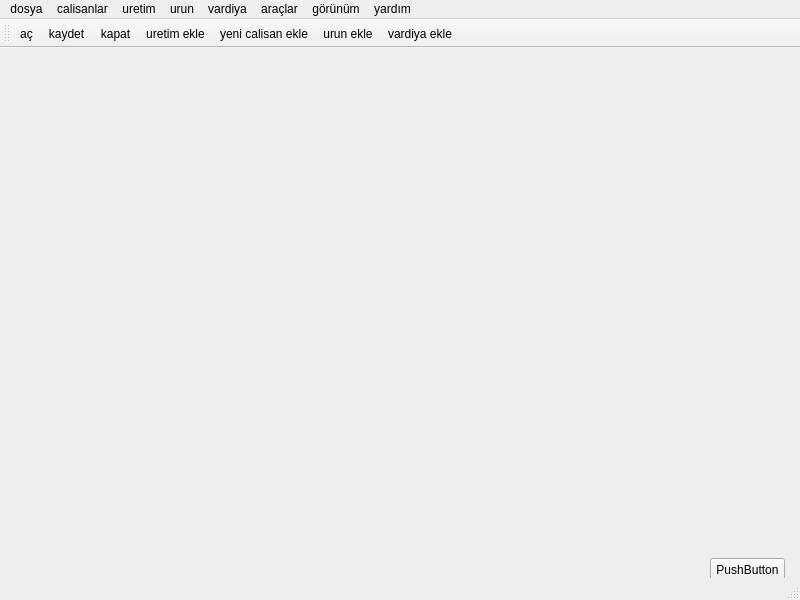
<?xml version="1.0" encoding="UTF-8"?>
<ui version="4.0">
 <class>MainWindow</class>
 <widget class="QMainWindow" name="MainWindow">
  <property name="enabled">
   <bool>true</bool>
  </property>
  <property name="geometry">
   <rect>
    <x>0</x>
    <y>0</y>
    <width>800</width>
    <height>600</height>
   </rect>
  </property>
  <property name="minimumSize">
   <size>
    <width>800</width>
    <height>600</height>
   </size>
  </property>
  <property name="maximumSize">
   <size>
    <width>1920</width>
    <height>1024</height>
   </size>
  </property>
  <property name="windowTitle">
   <string>Fabrika Otomasyonu v0.02.0</string>
  </property>
  <widget class="QWidget" name="centralwidget">
   <widget class="QPushButton" name="pushButton">
    <property name="geometry">
     <rect>
      <x>710</x>
      <y>510</y>
      <width>75</width>
      <height>23</height>
     </rect>
    </property>
    <property name="text">
     <string>PushButton</string>
    </property>
   </widget>
  </widget>
  <widget class="QMenuBar" name="menubar">
   <property name="geometry">
    <rect>
     <x>0</x>
     <y>0</y>
     <width>800</width>
     <height>21</height>
    </rect>
   </property>
   <widget class="QMenu" name="menudosya">
    <property name="title">
     <string>dosya</string>
    </property>
    <addaction name="actiona"/>
    <addaction name="actionkaydet"/>
    <addaction name="actionfarkl_kaydet"/>
    <addaction name="actionkapat"/>
   </widget>
   <widget class="QMenu" name="menucalisanlar">
    <property name="title">
     <string>calisanlar</string>
    </property>
    <addaction name="actioncalisanlar"/>
    <addaction name="actionyeni_calisan_ekle"/>
    <addaction name="actioncal_san_sil"/>
   </widget>
   <widget class="QMenu" name="menuuretim">
    <property name="title">
     <string>uretim</string>
    </property>
    <addaction name="actionuretim_Bilgileri"/>
    <addaction name="actionuretim_ekle"/>
   </widget>
   <widget class="QMenu" name="menuurun">
    <property name="title">
     <string>urun</string>
    </property>
    <addaction name="actionurun_ekle"/>
   </widget>
   <widget class="QMenu" name="menuvardiya">
    <property name="title">
     <string>vardiya</string>
    </property>
    <addaction name="actionvardiya_ekle"/>
   </widget>
   <widget class="QMenu" name="menuara_lar">
    <property name="title">
     <string>araçlar</string>
    </property>
   </widget>
   <widget class="QMenu" name="menuyard_m">
    <property name="title">
     <string>yardım</string>
    </property>
   </widget>
   <widget class="QMenu" name="menug_r_n_m">
    <property name="title">
     <string>görünüm</string>
    </property>
    <addaction name="actionarac_cubu_u"/>
   </widget>
   <addaction name="menudosya"/>
   <addaction name="menucalisanlar"/>
   <addaction name="menuuretim"/>
   <addaction name="menuurun"/>
   <addaction name="menuvardiya"/>
   <addaction name="menuara_lar"/>
   <addaction name="menug_r_n_m"/>
   <addaction name="menuyard_m"/>
  </widget>
  <widget class="QStatusBar" name="statusbar"/>
  <widget class="QToolBar" name="toolBar">
   <property name="windowTitle">
    <string>toolBar</string>
   </property>
   <attribute name="toolBarArea">
    <enum>TopToolBarArea</enum>
   </attribute>
   <attribute name="toolBarBreak">
    <bool>false</bool>
   </attribute>
   <addaction name="actiona"/>
   <addaction name="actionkaydet"/>
   <addaction name="actionkapat"/>
   <addaction name="actionuretim_ekle"/>
   <addaction name="actionyeni_calisan_ekle"/>
   <addaction name="actionurun_ekle"/>
   <addaction name="actionvardiya_ekle"/>
  </widget>
  <action name="actiona">
   <property name="icon">
    <iconset resource="Kaynaklar.qrc">
     <normaloff>:/Resimler/ac.png</normaloff>:/Resimler/ac.png</iconset>
   </property>
   <property name="text">
    <string>aç</string>
   </property>
  </action>
  <action name="actionkaydet">
   <property name="checkable">
    <bool>false</bool>
   </property>
   <property name="icon">
    <iconset resource="Kaynaklar.qrc">
     <normaloff>:/Resimler/Resimler/kaydet</normaloff>:/Resimler/Resimler/kaydet</iconset>
   </property>
   <property name="text">
    <string>kaydet</string>
   </property>
   <property name="visible">
    <bool>true</bool>
   </property>
  </action>
  <action name="actionfarkl_kaydet">
   <property name="icon">
    <iconset resource="Kaynaklar.qrc">
     <normaloff>:/Resimler/Resimler/save as</normaloff>:/Resimler/Resimler/save as</iconset>
   </property>
   <property name="text">
    <string>farklı kaydet</string>
   </property>
  </action>
  <action name="actionarac_cubu_u">
   <property name="text">
    <string>arac cubuğu</string>
   </property>
  </action>
  <action name="actionkapat">
   <property name="icon">
    <iconset resource="Kaynaklar.qrc">
     <normaloff>:/Resimler/Resimler/exit</normaloff>:/Resimler/Resimler/exit</iconset>
   </property>
   <property name="text">
    <string>kapat</string>
   </property>
  </action>
  <action name="actioncalisanlar">
   <property name="icon">
    <iconset resource="Kaynaklar.qrc">
     <normaloff>:/Resimler/Resimler/calisan</normaloff>:/Resimler/Resimler/calisan</iconset>
   </property>
   <property name="text">
    <string>calisan listesi</string>
   </property>
  </action>
  <action name="actionyeni_calisan_ekle">
   <property name="icon">
    <iconset resource="Kaynaklar.qrc">
     <normaloff>:/Resimler/Resimler/calisan ekle</normaloff>:/Resimler/Resimler/calisan ekle</iconset>
   </property>
   <property name="text">
    <string>yeni calisan ekle</string>
   </property>
  </action>
  <action name="actioncal_san_sil">
   <property name="icon">
    <iconset resource="Kaynaklar.qrc">
     <normaloff>:/Resimler/Resimler/calisan sil</normaloff>:/Resimler/Resimler/calisan sil</iconset>
   </property>
   <property name="text">
    <string>calısan sil</string>
   </property>
  </action>
  <action name="actionuretim_Bilgileri">
   <property name="text">
    <string>uretim Bilgileri</string>
   </property>
  </action>
  <action name="actionurun_ekle">
   <property name="icon">
    <iconset resource="Kaynaklar.qrc">
     <normaloff>:/Resimler/Resimler/urun ekle</normaloff>:/Resimler/Resimler/urun ekle</iconset>
   </property>
   <property name="text">
    <string>urun ekle</string>
   </property>
  </action>
  <action name="actionvardiya_ekle">
   <property name="icon">
    <iconset resource="Kaynaklar.qrc">
     <normaloff>:/Resimler/Resimler/vardiya ekle</normaloff>:/Resimler/Resimler/vardiya ekle</iconset>
   </property>
   <property name="text">
    <string>vardiya ekle</string>
   </property>
  </action>
  <action name="actionuretim_ekle">
   <property name="icon">
    <iconset resource="Kaynaklar.qrc">
     <normaloff>:/Resimler/Resimler/uretim ekle</normaloff>:/Resimler/Resimler/uretim ekle</iconset>
   </property>
   <property name="text">
    <string>uretim ekle</string>
   </property>
  </action>
 </widget>
 <resources>
  <include location="Kaynaklar.qrc"/>
 </resources>
 <connections>
  <connection>
   <sender>actionkapat</sender>
   <signal>triggered()</signal>
   <receiver>MainWindow</receiver>
   <slot>close()</slot>
   <hints>
    <hint type="sourcelabel">
     <x>-1</x>
     <y>-1</y>
    </hint>
    <hint type="destinationlabel">
     <x>399</x>
     <y>299</y>
    </hint>
   </hints>
  </connection>
 </connections>
</ui>
